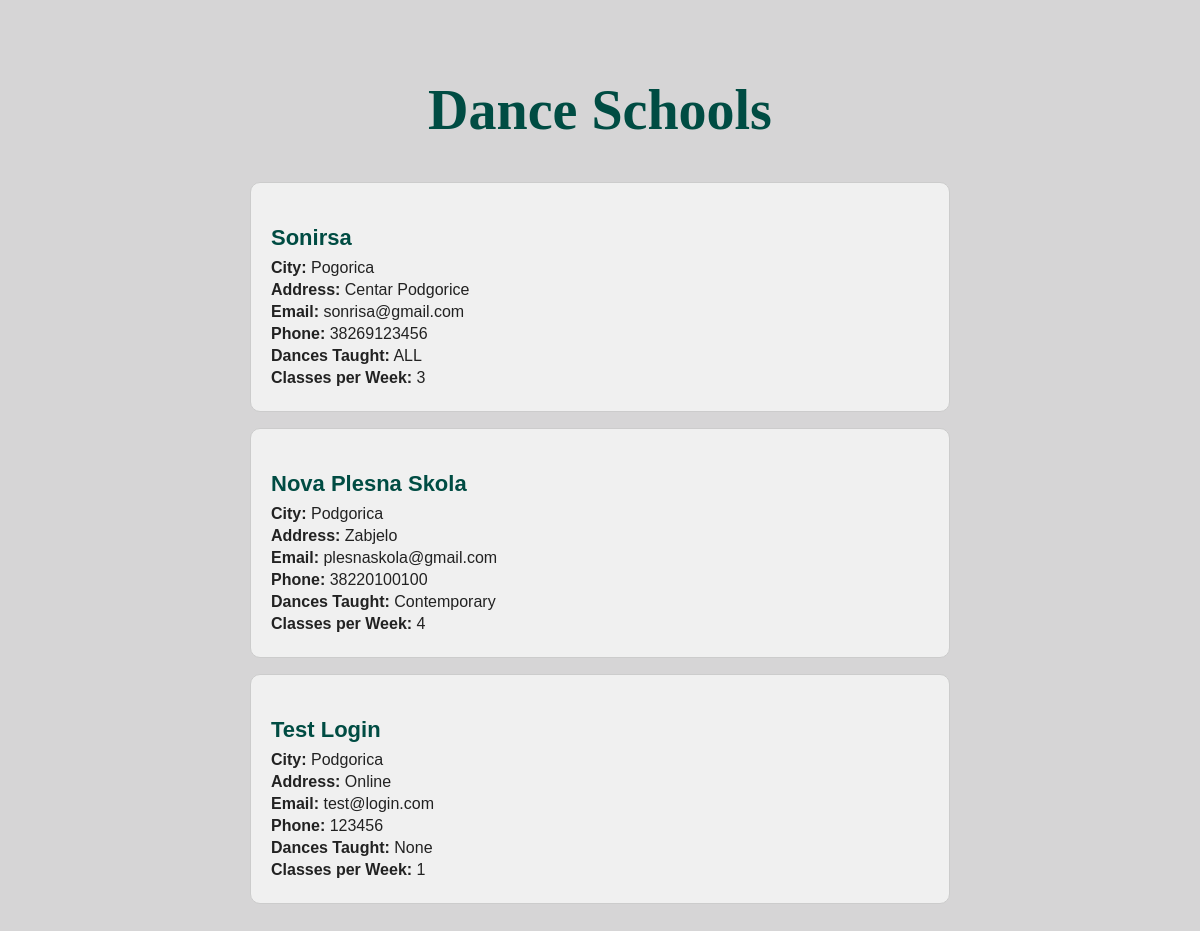
The app's page /schools/, older data.
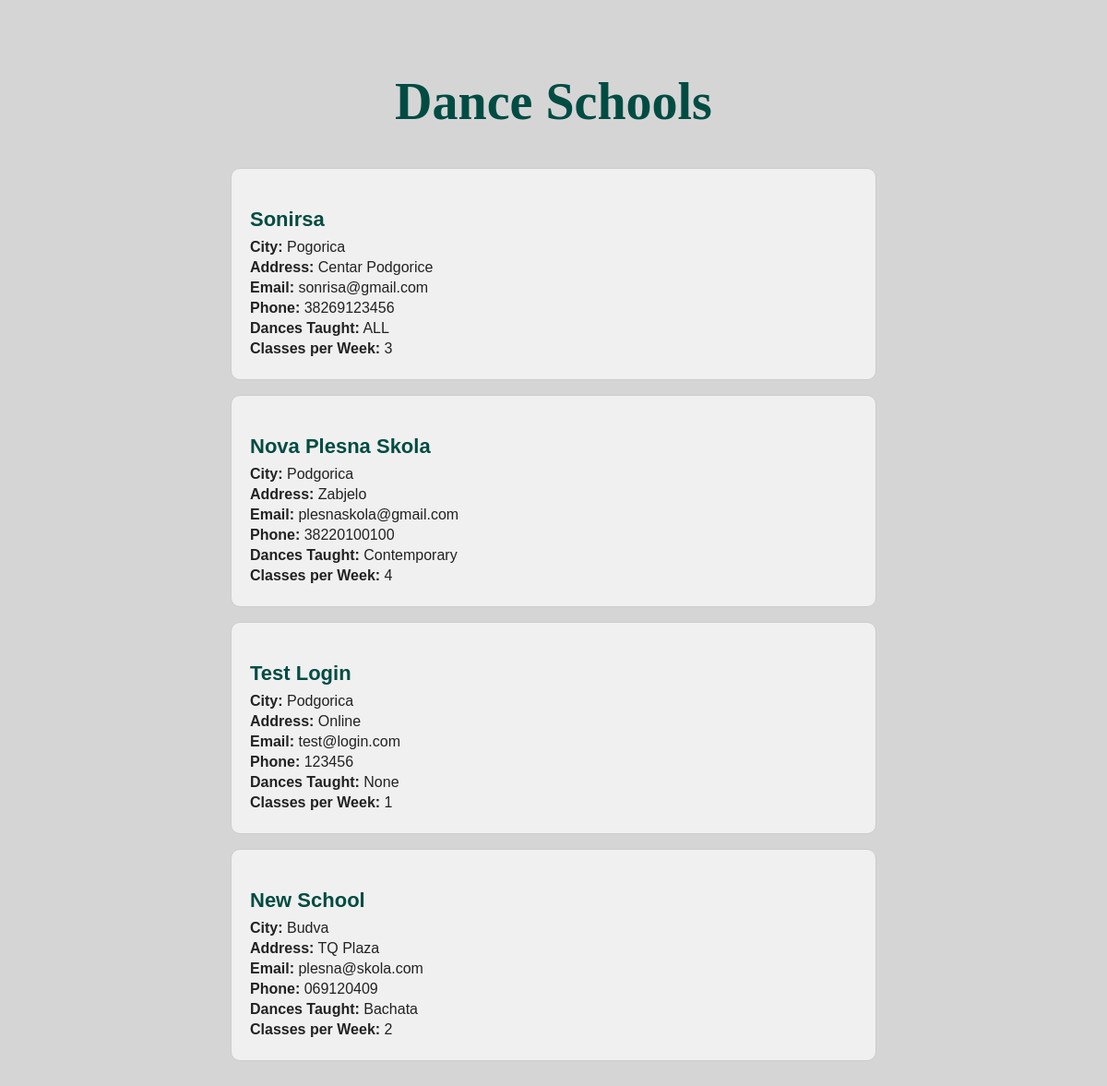
The same page, newer data.
### dance_app/models.py (models this page shows, shortened)
class DanceSchool(models.Model):
    name = models.CharField(max_length=200)
    address = models.CharField(max_length=255)
    city = models.CharField(max_length=100)
    contact_email = models.EmailField(unique=True)
    phone_number = models.CharField(max_length=20)
    dances_taught = models.TextField(help_text="List of dances taught, separated by commas")
    classes_per_week = models.PositiveIntegerField()

### dance_app/views.py (the view)
# urls.py: path('schools/', views.school_list, name='school_list'),
def school_list(request):
    schools = DanceSchool.objects.all()
    return render(request, 'dance_app/school_list.html', {'schools': schools})

### dance_app/templates/dance_app/school_list.html (shortened to what this page needs)
<!DOCTYPE html>
<html lang="en">
<head>
</head>
<body>
  <h1>Dance Schools</h1>
  <div class="school-list">
    {% for school in schools %}
      <div class="school">
        <h3>{{ school.name }}</h3>
        <p><strong>City:</strong> {{ school.city }}</p>
        <p><strong>Address:</strong> {{ school.address }}</p>
        <p><strong>Email:</strong> {{ school.contact_email }}</p>
        <p><strong>Phone:</strong> {{ school.phone_number }}</p>
        <p><strong>Dances Taught:</strong> {{ school.dances_taught }}</p>
        <p><strong>Classes per Week:</strong> {{ school.classes_per_week }}</p>
      </div>
    {% empty %}
      <p>No dance schools found.</p>
    {% endfor %}
  </div>
</body>
</html>

Row changes from the older to the newer data that the page shows:
added DanceSchool: name "New School", city "Budva", address "TQ Plaza", contact_email "plesna@skola.com", phone_number "069120409", dances_taught "Bachata", classes_per_week "2"
